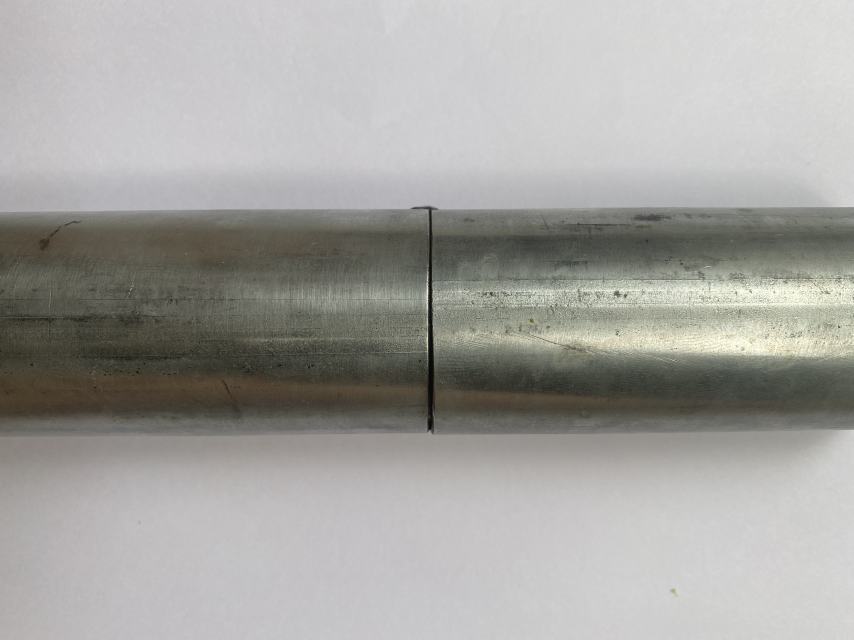
#> input picture image/imageBeauty/image_1.png, 2560 x 1920 px, found by its file name (shown at 1/3 size)
$ python pictureHSV.py
#> lines starting #> are read from the running program, lines starting #| are printed output that depends on the picture; after the words box and inside, x2 and y2 are one past the last pixel; in counts of white or black regions, pixels touching at a corner belong together
# Import mudules
import cv2 as cv
import numpy as np
import matplotlib.pyplot as plt


# Dimension constant
sizeH = 600
SizeW = 600
centerimg = (sizeH/2, SizeW/2)
dimensionDrop = 20
# Load Image

img = cv.imread('image\imageBeauty\image_1.png', cv.IMREAD_COLOR)
#> img is the input picture: shape (1920, 2560, 3); mean B, G, R 160.4, 164, 164.9
img = cv.resize(img, dsize = (sizeH,SizeW))
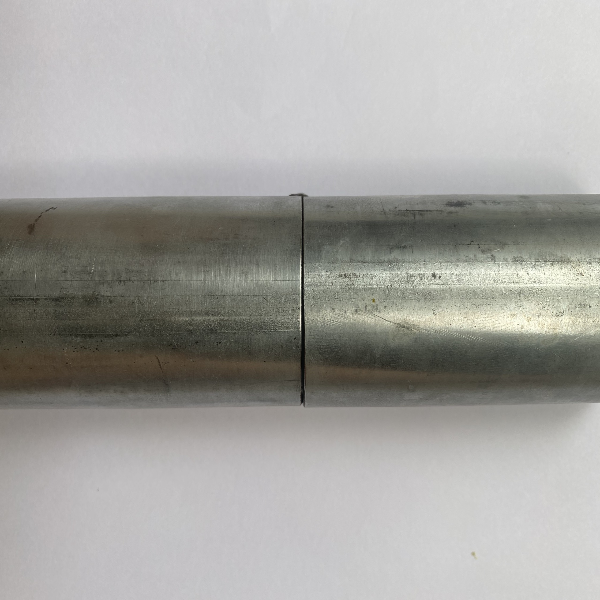
#> img: shape (600, 600, 3); mean B, G, R 160.4, 164, 164.8
img = img[270:330,:]
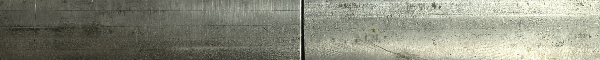
#> img: shape (60, 600, 3); mean B, G, R 124.9, 139.8, 138.5

hsv = cv.cvtColor(img,cv.COLOR_BGR2HSV)
#> hsv: shape (60, 600, 3); mean H, S, V 32.9, 30.3, 140.1

low_thes = (0,0,0)
high_thes = (360,255,55)

line = cv.inRange(hsv,low_thes,high_thes)
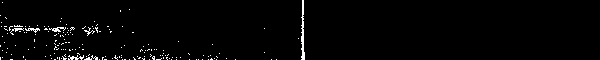
#> line: shape (60, 600); 1.9% white in thin lines or dots, all inside (x1, y1, x2, y2) = (0, 0, 305, 60)

kenel = cv.getStructuringElement(cv.MORPH_RECT,(5,5))
out_1 = cv.morphologyEx(line,cv.MORPH_CLOSE,kenel,iterations=1)
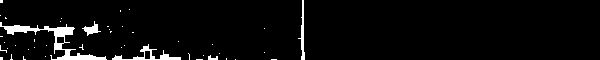
#> out_1: shape (60, 600); 4.1% white; 44 white regions (39 under 20 px), largest, box (x1, y1, x2, y2) and area: (0, 22, 107, 60) 787, (112, 44, 181, 60) 274, (298, 0, 305, 60) 161, (82, 21, 101, 36) 112, (208, 55, 218, 60) 31


cv.imshow('Threshol ong han', out_1)
cv.imshow('Onghan', img)
cv.waitKey(0)
cv.destroyAllWindows()

$ run again, with image/imageBeauty/image_10.png copied over image/imageBeauty/image_1.png
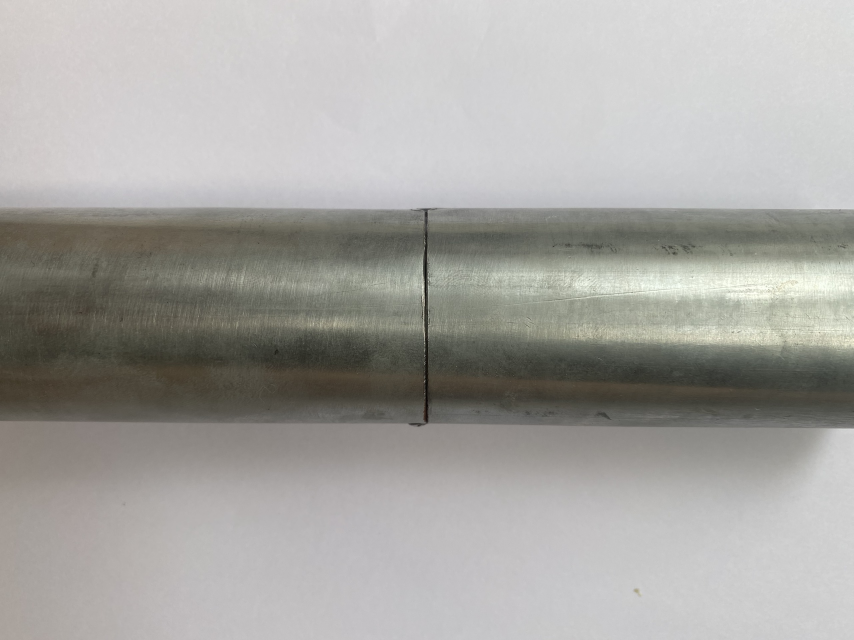
#> input picture image/imageBeauty/image_10.png, 2560 x 1920 px, found by its file name (shown at 1/3 size)
#> img is the input picture: shape (1920, 2560, 3); mean B, G, R 162, 165.8, 167
#> `img = cv.resize(img, dsize = (sizeH,SizeW))`:
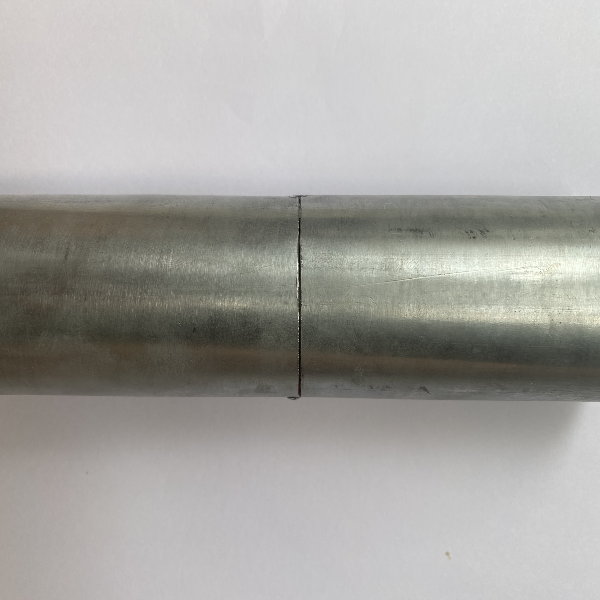
#> img: shape (600, 600, 3); mean B, G, R 161.9, 165.7, 166.9
#> hsv: shape (60, 600, 3); mean H, S, V 33.4, 29.7, 133.7
#> line: shape (60, 600); 0.51% white in thin lines or dots, all inside (x1, y1, x2, y2) = (19, 0, 302, 60)
#> `out_1 = cv.morphologyEx(line,cv.MORPH_CLOSE,kenel,iterations=1)`:
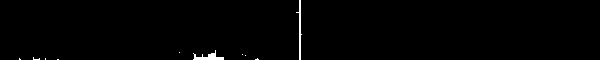
#> out_1: shape (60, 600); 0.78% white; 10 white regions (8 under 20 px), largest, box (x1, y1, x2, y2) and area: (193, 50, 224, 60) 133, (296, 0, 302, 60) 124
